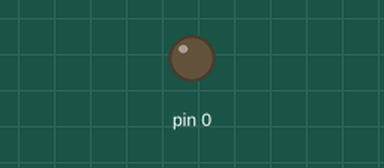
Simulated run of this sketch. Board: Arduino Uno, built with avr-gcc and run on an emulated ATmega328P. Shown: output pins drawn as LEDs (lit = HIGH).

Above: at 3.2 s.
At 9.6 s:
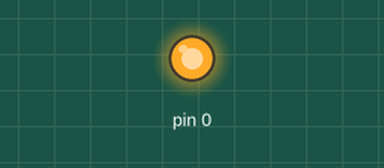
Timing chart, 0 to 16.6 s (numbered marks = the images above):
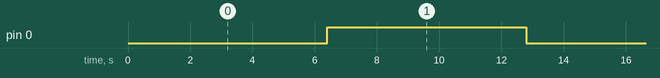

Measured:
- by itself, pin 0: alternates HIGH for 6.4 s and LOW for 6.4 s

The sketch:

Practica7.ino
```cpp
/*
 * Project Práctica 7
 * Description: Incrementar lentamente la intensidad de un led.
 * Author: Javier Sánchez
 * Date: Octubre 14, 2020.
 */

int tiempo = 50;
// setup() runs once, when the device is first turned on.
void setup()
{
    // Put initialization like pinMode and begin functions here.
    pinMode(0, OUTPUT);
}

// loop() runs over and over again, as quickly as it can execute.
void loop()
{
    // Incrementando la intensidad del LED paulatinamente cada 50ms.
    for (int i = 0; i <= 255; i++)
    {
        analogWrite(0, i);
        delay(tiempo);
    }
}
```
